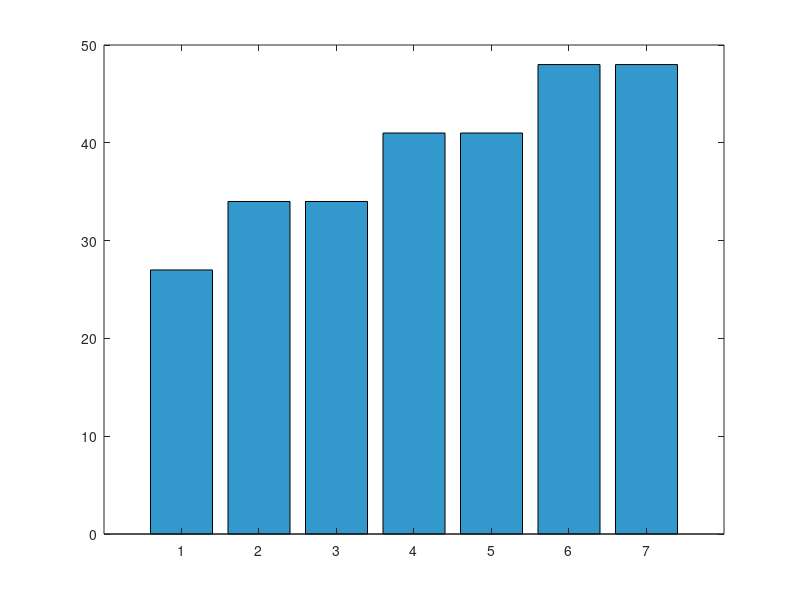

MATLAB code to generate this figure: (Note: this script raises an error after producing the figure.)
% ========================================================= %
% UTS Matematika Sains Data – Semester Genap 2025/2026
% Soal 1 – <Eksplorasi>
% ---------------------------------------------------------
% Nama   : Daffa Nadhif Javier
% NIM    : 2510514030
% Parameter: N=30, a=3, b=0, K=4, theta0 = 90 derajat, alpha = 0.001
% Tanggal: 25 April 2026
% ========================================================= %

clc; clear; close all;

% Parameter personalisasi berdasarkan NIM 2 digit terakhir : 30
N = 30;  a = 3;  b = 0;  K = 4;
theta0 = 90; % derajat
alpha_lr = 0.001;

% --- Bagian (c): Pembentukan Data dan Visualisasi ---

% Inisialisasi indeks toko i = 1 sampai 7
i = 1:7;

% Rumus Pembentukan Data Toko Di
% Di = 20 + (K * i) + (mod(a*i, 7)) - (mod(b*i, 5))
Di = 20 + (K .* i) + mod(a .* i, 7) - mod(b .* i, 5);

% Hitung Rata-rata untuk garis horizontal
rata_rata = mean(Di);

% Membuat Visualisasi
figure('Color', 'w'); % Membuat figure dengan background putih
bar_plot = bar(i, Di, 'FaceColor', [0.2 0.6 0.8]); % Warna biru muda
hold on;

% Menambahkan garis rata-rata horizontal
yline(rata_rata, 'r--', 'LineWidth', 2);

% Menambahkan teks informasi rata-rata di grafik
text(1.2, rata_rata + 2, ['Rata-rata: ', num2str(rata_rata, '%.2f')], 'Color', ...
'r', 'FontWeight', 'bold');

% Pengaturan Label dan Judul
xlabel('Nomor Toko (i)');
ylabel('Penjualan');
title(['Analisis Penjualan per Toko - NIM : ', num2str(2510514030)]);
grid on;

% Mengatur rentang sumbu X
xticks(1:7);
ylim([0, max(Di) + 10]); % Memberi ruang di bar tertinggi

% Menyimpan hasil sebagai file PNG
saveas(gcf, 'Penjualan_Toko_Daffa_2510514030.png');

% Menampilkan di Command Window
fprintf('Data Di yang terbentuk: \n');
disp(Di);
fprintf('Diagram telah disimpan dengan nama: Penjualan_Toko_Daffa_2510514030.png\n');
